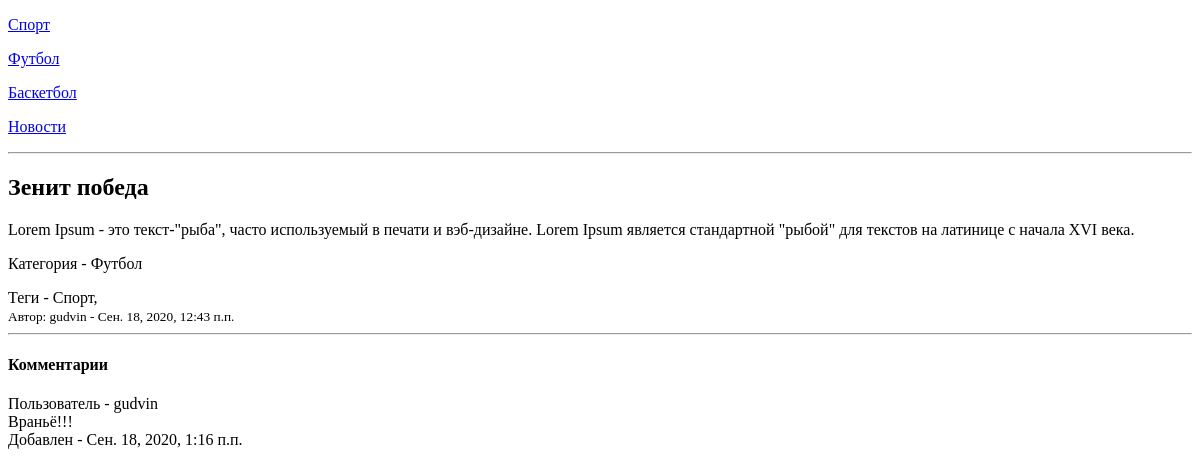
The app's page /football/zenit/, older data.
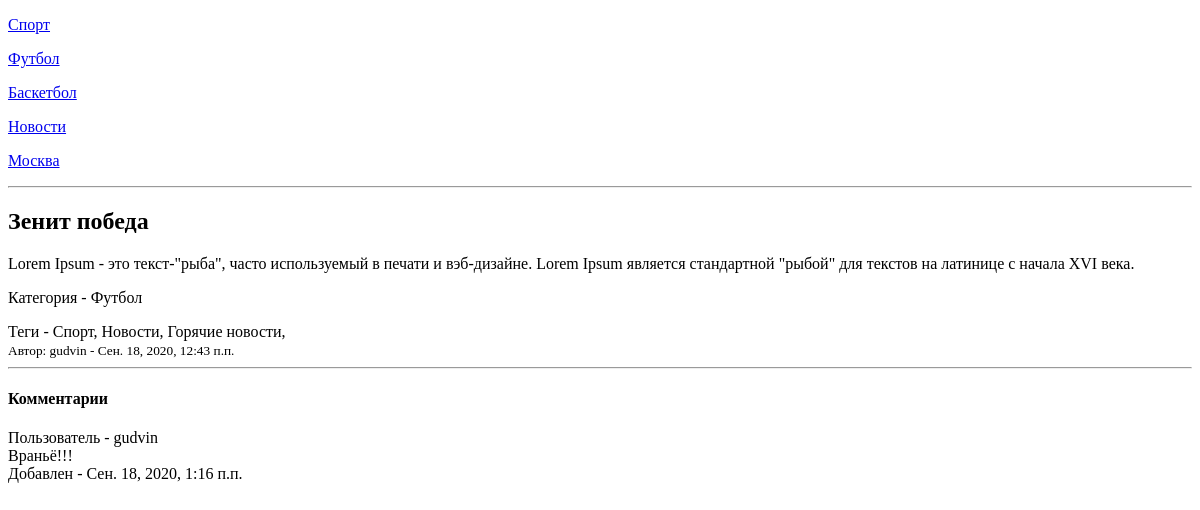
The same page, newer data.
### blog/models.py (models this page shows, shortened)
class Category(MPTTModel):
    name = models.CharField(verbose_name='Имя', max_length=100)
    slug = models.SlugField(verbose_name='url', max_length=100, unique=True)
    description = models.TextField(verbose_name='Описание', max_length=1000, default="", blank=True)
    parent = TreeForeignKey(
        'self',
        verbose_name='Родительская категория',
        on_delete=models.CASCADE,
        null=True,
        blank=True,
        related_name='children'
    )
    template = models.CharField(verbose_name="ШАблон", max_length=500, default="blog/post_list.html")
    published = models.BooleanField(verbose_name="Отображать?", default=True)
    paginated = models.PositiveIntegerField(verbose_name="Количество новостей на странице", default=5)
    sort = models.PositiveIntegerField(verbose_name="Порядок", default=0)
    def __str__(self):
        return self.name
    class Meta:
        verbose_name = "Категория новостей"
        verbose_name_plural = "Категории новостей"

class Tag(models.Model):
    name = models.CharField(verbose_name='Тег', max_length=100)
    slug = models.SlugField(verbose_name='url', max_length=100, unique=True)
    published = models.BooleanField(verbose_name='Отображать?', default=True)
    class Meta:
        verbose_name = "Тег"
        verbose_name_plural = "Теги"

class Comment(models.Model):
    author = models.ForeignKey(
        User,
        verbose_name="Автор",
        on_delete=models.CASCADE,
    )
    post = models.ForeignKey(Post, verbose_name="Статья", on_delete=models.CASCADE)
    text = models.TextField(verbose_name='Комментарий')
    created_data = models.DateTimeField(verbose_name='Дата создания', auto_now_add=True)
    moderation = models.BooleanField(default=True)
    class Meta:
        verbose_name = "Комментарий"
        verbose_name_plural = "Комментарии"

### blog/views.py (the view)
# urls.py: path("<slug:category>/<slug:slug>/", views.PostDetaiView.as_view(), name="detail_post"),
class PostDetaiView(View):
    def get(self, request, category, slug):
        category_list = Category.objects.all()
        post = Post.objects.get(slug=slug)
        return render(request, "blog/post_detail.html", {"categories": category_list, "post": post })

### templates/blog/post_detail.html (shortened to what this page needs)
<!DOCTYPE html>
<html lang="en">
<head>
</head>
<body>
    {% for category in categories %}
        <p><a href="{% url 'category' category.slug %}">{{ category.name }}</a></p>
    {% endfor %}
<hr>
        <h2>{{ post.title }}</h2>
        <p>{{ post.mini_text }}</p>
        <p>Категория - {{ post.category }}</p>
         Теги - {% for tag in post.tags.all %}
                    {{ tag.name }},
                {% endfor %}
        <br>
        <small>Автор: {{ post.author }} - {{ post.published_date }}</small>
        <hr>
        <h4>Комментарии</h4>
    {% for comment in post.comment_set.all %}
        Пользователь - {{ comment.author }}<br>
        {{ comment.text }}<br>
        Добавлен - {{ comment.created_data }}<br><br>
    {% endfor %}
</body>
</html>

Row changes from the older to the newer data that the page shows:
added Category: name "Москва"
now on this page (row unchanged): Tag: name "Новости"
now on this page (row unchanged): Tag: name "Горячие новости"
